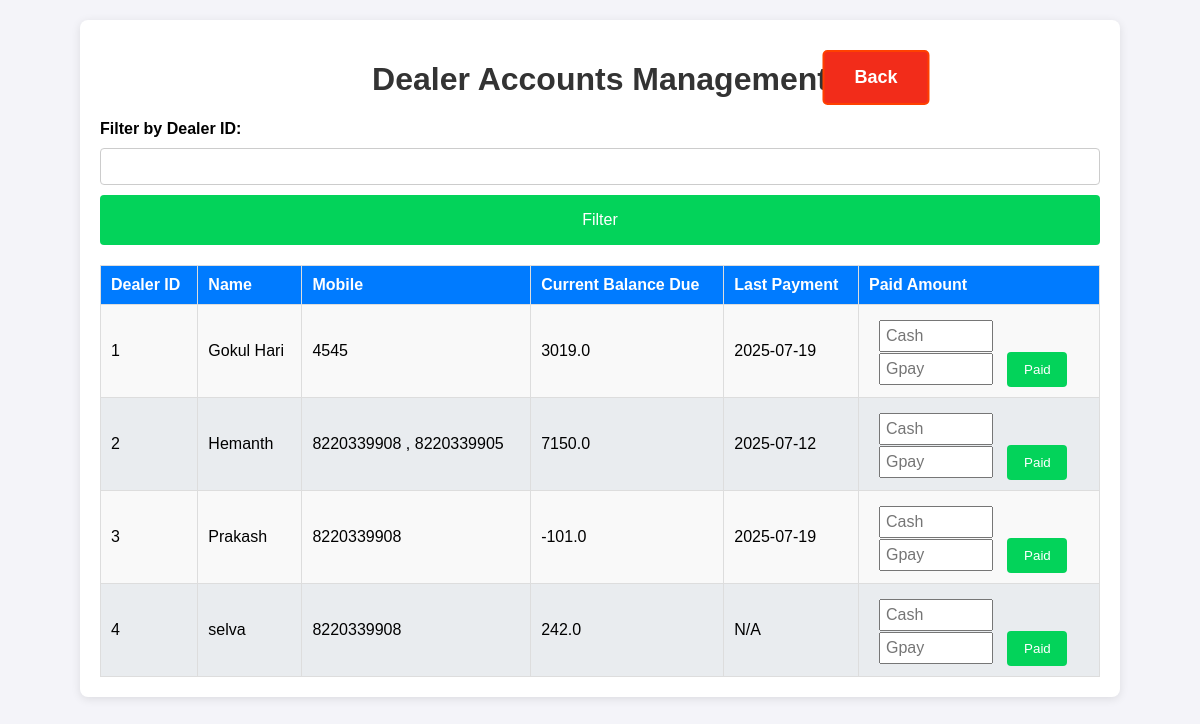
Page /dealer_accounts on the earlier database version.
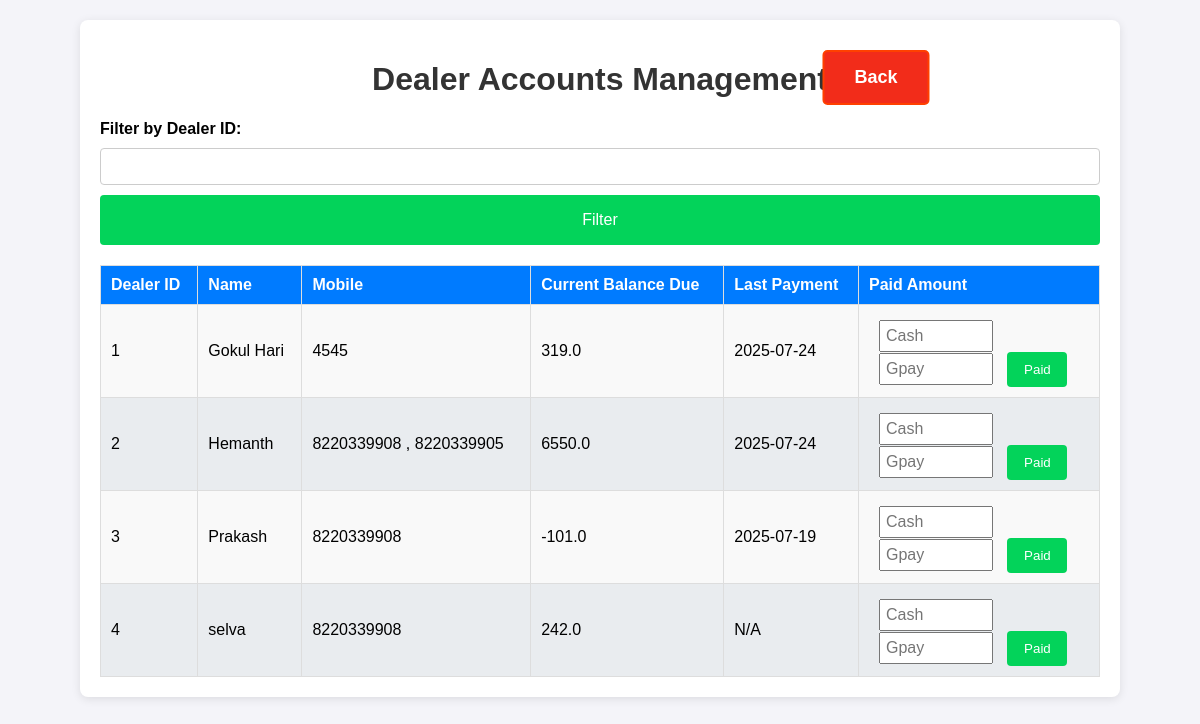
Same page on the later database version.
### app.py (models this page shows)
class Dealer_details(db.Model):
    id = db.Column(db.Integer, primary_key=True)
    dealer_id = db.Column(db.String(100), nullable=False, unique=True)
    name = db.Column(db.String(100), nullable=False)
    mobile = db.Column(db.String(15), nullable=False)
    address = db.Column(db.String(400), nullable=True)
    aadhaar_file = db.Column(db.String(400))  # Path to Aadhaar copy
    photo_file = db.Column(db.String(400))

class DealerAccounts(db.Model):
    id = db.Column(db.Integer, primary_key=True)
    dealer_id = db.Column(db.String(100), db.ForeignKey('dealer_details.dealer_id'), nullable=False, unique=True)
    current_balance = db.Column(db.Float, default=0.0)
    last_payment_date = db.Column(db.DateTime)
    dealer = db.relationship('Dealer_details', backref='account')

### app.py (the view)
@app.route('/dealer_accounts')
def dealer_accounts():
    dealers = get_filtered_data_dealer_account(request)
    dealer_id_filter = request.args.get('dealer_id', '')  # Default is an empty string
    return render_template("dealer_accounts.html", dealers=dealers, dealer_id_filter=dealer_id_filter)

### app.py (called while the page is built)
def get_filtered_data_dealer_account(request):
    dealer_id_filter = request.args.get('dealer_id', '')  # Default is an empty string
    filter_button = request.args.get('filter_button', '')
    query = db.session.query(Dealer_details, DealerAccounts).outerjoin(DealerAccounts, Dealer_details.dealer_id == DealerAccounts.dealer_id)
    if filter_button and dealer_id_filter:
        query = query.filter(Dealer_details.dealer_id == dealer_id_filter)
    filtered_data = query.order_by(Dealer_details.name.asc()).all()
    return filtered_data

### templates/dealer_accounts.html (shortened to what this page needs)
<!DOCTYPE html>
<html lang="en">
    <head>
    <link rel="stylesheet" href="/static/styles.css">
</head>
<body>
    <div class="container dealer_accounts_container">
        <h1>Dealer Accounts Management</h1>
        <a href="/" class="back">Back</a>
        <form method="GET" class="form">
            <label for="dealer_id">Filter by Dealer ID:</label>
            <input type="text" id="dealer_id" name="dealer_id" value="{{ dealer_id_filter }}">
            <button type="submit" name="filter_button" value="submit" class="btn">Filter</button>
        </form>
        <table class="dealer_accounts">
            <thead>
                <tr>
                    <th>Dealer ID</th>
                    <th>Name</th>
                    <th>Mobile</th>
                    <th>Current Balance Due</th>
                    <th>Last Payment</th>
                    <th class="action">Paid Amount</th>
                </tr>
            </thead>
            <tbody>
                {% for dealer, account in dealers %}
                <tr>
                    <td>{{ dealer.dealer_id }}</td>
                    <td>{{ dealer.name }}</td>
                    <td>{{ dealer.mobile }}</td>
                    <td>{{ account.current_balance if account else 0 }}</td>
                    <td>{{ account.last_payment_date.strftime("%Y-%m-%d") if account and account.last_payment_date else "N/A" }}</td>
                    <td>
                        <form method="POST" action="{{ url_for('update_payment', dealer_id=dealer.dealer_id) }}">
                            <input class="amount" style="margin-top: 5px;" type="number" name="amount_paid_cash" step="0.01" placeholder="Cash" required>
                            <input class="amount" type="number" name="amount_paid_gpay" step="0.01" placeholder="Gpay" required>
                            <button class="pay" type="submit">Paid</button>
                        </form>
                    </td>
                </tr>
                {% endfor %}
            </tbody>
        </table>
    </div>
</body>
</html>

### static/styles.css (style rules this page uses)
body { font-family: Arial, sans-serif; background-color: #f4f4f9; margin: 0; padding: 0; }
.container { max-width: 800px; margin: 20px auto; background: #fff; padding: 20px; border-radius: 8px; box-shadow: 0 2px 10px rgba(0, 0, 0, 0.1); }
.dealer_accounts_container { max-width: 1000px; }
h1, h2 { color: #333; text-align: center; }
.form { display: flex; flex-direction: column; gap: 10px; margin-bottom: 20px; }
.form label { font-weight: bold; }
.form input { padding: 10px; border: 1px solid #ccc; border-radius: 4px; }
.btn { background-color: #03d35a; color: #fff; border: none; padding: 10px; border-radius: 4px; cursor: pointer; font-size: medium; height: 50px; }
table { width: 100%; border-collapse: collapse; margin-top: 10px; }
table th, table td { padding: 10px; border: 1px solid #ddd; text-align: left; }
table th { background-color: #007bff; color: white; }
table tbody tr:nth-child(odd) { background-color: #f9f9f9; }
table tbody tr:nth-child(even) { background-color: #e9ecef; }
a { display: inline-block; padding: 15px 30px; font-size: 18px; font-weight: bold; text-align: center; text-decoration: none; background-color: #007bff; color: white; border-radius: 5px; border: 2px solid #007bff; transition: all 0.3s ease; position: absolute; left: 50%; transform: translateX(-50%); transition: transform 0.2s, background-color 0.2s; }
.back { background-color: #f22c1a; border: 2px solid #ff4000; top: 50px; left: 73%; }
.history_data input, .dealer_accounts input { width: 50px; padding: 5px; font-size: 16px; }
.history_data .password, .dealer_accounts .amount { width: 120px; margin-left: 10px; margin-right: 10px; }
.history_data button, .dealer_accounts button { background-color: #03d35a; color: white; padding: 5px 10px; border: none; cursor: pointer; border-radius: 4px; }
.dealer_accounts .action { width: 220px; }
.dealer_accounts .amount { width: 100px; }
.dealer_accounts .pay { width: 60px; height: 35px; }

Differences in the rows shown:
changed through a linked row, Dealer_details "Gokul Hari": current_balance "3019.0" → "319.0"; last_payment_date "2025-07-19" → "2025-07-24"
changed through a linked row, Dealer_details "Hemanth": current_balance "7150.0" → "6550.0"; last_payment_date "2025-07-12" → "2025-07-24"
